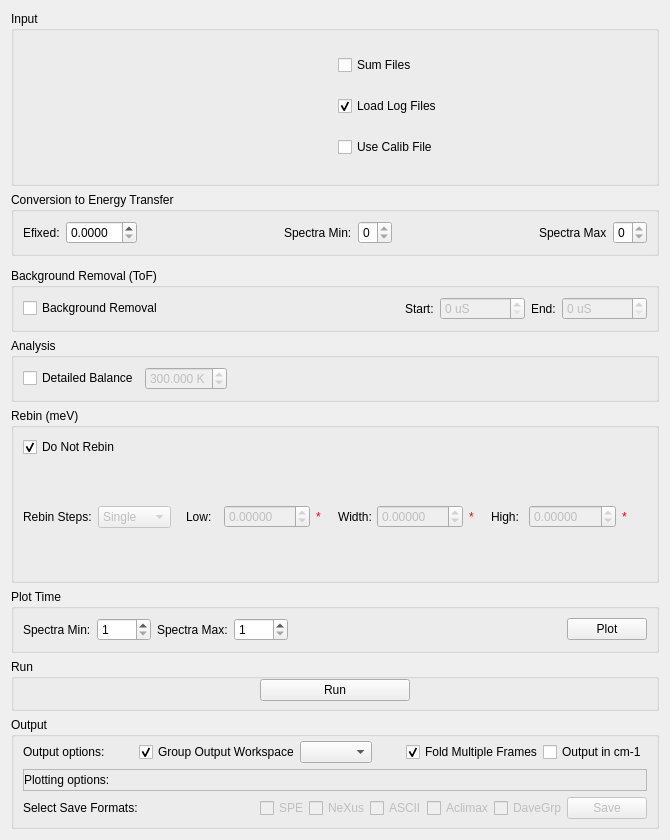
<?xml version="1.0" encoding="UTF-8"?>
<ui version="4.0">
 <class>ISISEnergyTransfer</class>
 <widget class="QWidget" name="ISISEnergyTransfer">
  <property name="geometry">
   <rect>
    <x>0</x>
    <y>0</y>
    <width>670</width>
    <height>840</height>
   </rect>
  </property>
  <property name="minimumSize">
   <size>
    <width>500</width>
    <height>0</height>
   </size>
  </property>
  <property name="windowTitle">
   <string>Form</string>
  </property>
  <layout class="QVBoxLayout" name="verticalLayout_2">
   <item>
    <widget class="QGroupBox" name="gbInput">
     <property name="title">
      <string>Input</string>
     </property>
     <layout class="QGridLayout" name="gridLayout">
      <item row="0" column="0">
       <widget class="MantidQt::API::FileFinderWidget" name="dsRunFiles" native="true">
        <property name="sizePolicy">
         <sizepolicy hsizetype="Preferred" vsizetype="Fixed">
          <horstretch>0</horstretch>
          <verstretch>41</verstretch>
         </sizepolicy>
        </property>
        <property name="label" stdset="0">
         <string>Input Runs</string>
        </property>
        <property name="multipleFiles" stdset="0">
         <bool>true</bool>
        </property>
       </widget>
      </item>
      <item row="1" column="1">
       <widget class="QCheckBox" name="ckLoadLogFiles">
        <property name="toolTip">
         <string>Load log files</string>
        </property>
        <property name="text">
         <string>Load Log Files</string>
        </property>
        <property name="checked">
         <bool>true</bool>
        </property>
       </widget>
      </item>
      <item row="2" column="0">
       <widget class="MantidQt::MantidWidgets::DataSelector" name="dsCalibrationFile" native="true">
        <property name="enabled">
         <bool>false</bool>
        </property>
        <property name="sizePolicy">
         <sizepolicy hsizetype="Minimum" vsizetype="Fixed">
          <horstretch>0</horstretch>
          <verstretch>0</verstretch>
         </sizepolicy>
        </property>
        <property name="autoLoad" stdset="0">
         <bool>true</bool>
        </property>
        <property name="showLoad" stdset="0">
         <bool>false</bool>
        </property>
        <property name="workspaceSuffixes" stdset="0">
         <string>_calib</string>
        </property>
        <property name="fileBrowserSuffixes" stdset="0">
         <string>_calib.nxs</string>
        </property>
       </widget>
      </item>
      <item row="0" column="1">
       <widget class="QCheckBox" name="ckSumFiles">
        <property name="toolTip">
         <string>Sum multiple files together.</string>
        </property>
        <property name="text">
         <string>Sum Files</string>
        </property>
       </widget>
      </item>
      <item row="2" column="1">
       <widget class="QCheckBox" name="ckUseCalib">
        <property name="toolTip">
         <string>Use calibration file to adjust for detector efficiency.</string>
        </property>
        <property name="text">
         <string>Use Calib File</string>
        </property>
       </widget>
      </item>
     </layout>
    </widget>
   </item>
   <item>
    <widget class="QGroupBox" name="gbC2E">
     <property name="title">
      <string>Conversion to Energy Transfer</string>
     </property>
     <layout class="QHBoxLayout" name="horizontalLayout">
      <item>
       <widget class="QLabel" name="lbEfixed">
        <property name="text">
         <string>Efixed:</string>
        </property>
       </widget>
      </item>
      <item>
       <widget class="QDoubleSpinBox" name="spEfixed">
        <property name="decimals">
         <number>4</number>
        </property>
        <property name="singleStep">
         <double>0.100000000000000</double>
        </property>
       </widget>
      </item>
      <item>
       <spacer name="horizontalSpacer_1">
        <property name="orientation">
         <enum>Qt::Horizontal</enum>
        </property>
        <property name="sizeHint" stdset="0">
         <size>
          <width>40</width>
          <height>20</height>
         </size>
        </property>
       </spacer>
      </item>
      <item>
       <widget class="QLabel" name="lbSpectraMin">
        <property name="text">
         <string>Spectra Min:</string>
        </property>
       </widget>
      </item>
      <item>
       <widget class="QSpinBox" name="spSpectraMin">
        <property name="maximum">
         <number>0</number>
        </property>
       </widget>
      </item>
      <item>
       <spacer name="horizontalSpacer_2">
        <property name="orientation">
         <enum>Qt::Horizontal</enum>
        </property>
        <property name="sizeHint" stdset="0">
         <size>
          <width>40</width>
          <height>20</height>
         </size>
        </property>
       </spacer>
      </item>
      <item>
       <widget class="QLabel" name="lbSpectraMax">
        <property name="text">
         <string>Spectra Max</string>
        </property>
       </widget>
      </item>
      <item>
       <widget class="QSpinBox" name="spSpectraMax">
        <property name="maximum">
         <number>0</number>
        </property>
       </widget>
      </item>
     </layout>
    </widget>
   </item>
   <item>
    <widget class="QFrame" name="fDetectorGrouping">
     <property name="frameShape">
      <enum>QFrame::StyledPanel</enum>
     </property>
     <property name="frameShadow">
      <enum>QFrame::Raised</enum>
     </property>
    </widget>
   </item>
   <item>
    <widget class="QGroupBox" name="gbBackgroundRemoval">
     <property name="title">
      <string>Background Removal (ToF)</string>
     </property>
     <layout class="QHBoxLayout" name="horizontalLayout_3">
      <item>
       <widget class="QCheckBox" name="ckBackgroundRemoval">
        <property name="text">
         <string>Background Removal</string>
        </property>
       </widget>
      </item>
      <item>
       <spacer name="horizontalSpacer">
        <property name="orientation">
         <enum>Qt::Horizontal</enum>
        </property>
        <property name="sizeHint" stdset="0">
         <size>
          <width>40</width>
          <height>20</height>
         </size>
        </property>
       </spacer>
      </item>
      <item>
       <widget class="QLabel" name="lbBackgroundStart">
        <property name="text">
         <string>Start:</string>
        </property>
       </widget>
      </item>
      <item>
       <widget class="QSpinBox" name="spBackgroundStart">
        <property name="enabled">
         <bool>false</bool>
        </property>
        <property name="suffix">
         <string> uS</string>
        </property>
        <property name="maximum">
         <number>999999</number>
        </property>
       </widget>
      </item>
      <item>
       <widget class="QLabel" name="lbBackgroundEnd">
        <property name="text">
         <string>End:</string>
        </property>
       </widget>
      </item>
      <item>
       <widget class="QSpinBox" name="spBackgroundEnd">
        <property name="enabled">
         <bool>false</bool>
        </property>
        <property name="suffix">
         <string> uS</string>
        </property>
        <property name="maximum">
         <number>999999</number>
        </property>
       </widget>
      </item>
     </layout>
    </widget>
   </item>
   <item>
    <widget class="QGroupBox" name="gbAnalysis">
     <property name="title">
      <string>Analysis</string>
     </property>
     <layout class="QGridLayout" name="gridLayout_3">
      <property name="sizeConstraint">
       <enum>QLayout::SetDefaultConstraint</enum>
      </property>
      <item row="0" column="2">
       <spacer name="horizontalSpacer_0">
        <property name="orientation">
         <enum>Qt::Horizontal</enum>
        </property>
        <property name="sizeHint" stdset="0">
         <size>
          <width>40</width>
          <height>20</height>
         </size>
        </property>
       </spacer>
      </item>
      <item row="0" column="1">
       <widget class="QDoubleSpinBox" name="spDetailedBalance">
        <property name="enabled">
         <bool>false</bool>
        </property>
        <property name="suffix">
         <string> K</string>
        </property>
        <property name="decimals">
         <number>3</number>
        </property>
        <property name="maximum">
         <double>999.990000000000009</double>
        </property>
        <property name="singleStep">
         <double>10.000000000000000</double>
        </property>
        <property name="value">
         <double>300.000000000000000</double>
        </property>
       </widget>
      </item>
      <item row="0" column="0">
       <widget class="QCheckBox" name="ckDetailedBalance">
        <property name="text">
         <string>Detailed Balance</string>
        </property>
       </widget>
      </item>
     </layout>
    </widget>
   </item>
   <item>
    <widget class="QGroupBox" name="gbRebin">
     <property name="title">
      <string>Rebin (meV)</string>
     </property>
     <layout class="QVBoxLayout" name="verticalLayout_14">
      <item>
       <layout class="QHBoxLayout" name="loRebin">
        <property name="spacing">
         <number>0</number>
        </property>
        <item>
         <widget class="QCheckBox" name="ckDoNotRebin">
          <property name="toolTip">
           <string>Do not perform rebinning step on this data.</string>
          </property>
          <property name="text">
           <string>Do Not Rebin</string>
          </property>
          <property name="checked">
           <bool>true</bool>
          </property>
         </widget>
        </item>
        <item>
         <spacer name="horizontalSpacer_6">
          <property name="orientation">
           <enum>Qt::Horizontal</enum>
          </property>
          <property name="sizeHint" stdset="0">
           <size>
            <width>40</width>
            <height>20</height>
           </size>
          </property>
         </spacer>
        </item>
       </layout>
      </item>
      <item>
       <layout class="QHBoxLayout" name="loRebinOptions">
        <item>
         <widget class="QLabel" name="lbRebinSteps">
          <property name="text">
           <string>Rebin Steps:</string>
          </property>
         </widget>
        </item>
        <item>
         <widget class="QComboBox" name="cbRebinType">
          <property name="enabled">
           <bool>false</bool>
          </property>
          <property name="sizePolicy">
           <sizepolicy hsizetype="MinimumExpanding" vsizetype="Fixed">
            <horstretch>0</horstretch>
            <verstretch>0</verstretch>
           </sizepolicy>
          </property>
          <item>
           <property name="text">
            <string>Single</string>
           </property>
          </item>
          <item>
           <property name="text">
            <string>Multiple</string>
           </property>
          </item>
         </widget>
        </item>
        <item>
         <widget class="QStackedWidget" name="swRebin">
          <property name="currentIndex">
           <number>0</number>
          </property>
          <widget class="QWidget" name="pgSingleRebin">
           <layout class="QHBoxLayout" name="horizontalLayout_5">
            <item>
             <layout class="QVBoxLayout" name="verticalLayout">
              <item>
               <spacer name="horizontalSpacer_7">
                <property name="orientation">
                 <enum>Qt::Horizontal</enum>
                </property>
                <property name="sizeHint" stdset="0">
                 <size>
                  <width>568</width>
                  <height>20</height>
                 </size>
                </property>
               </spacer>
              </item>
              <item>
               <layout class="QHBoxLayout" name="horizontalLayout_4">
                <item>
                 <widget class="QLabel" name="lbRebinLow">
                  <property name="minimumSize">
                   <size>
                    <width>32</width>
                    <height>16</height>
                   </size>
                  </property>
                  <property name="text">
                   <string>Low:</string>
                  </property>
                 </widget>
                </item>
                <item>
                 <widget class="QDoubleSpinBox" name="spRebinLow">
                  <property name="enabled">
                   <bool>false</bool>
                  </property>
                  <property name="minimumSize">
                   <size>
                    <width>50</width>
                    <height>0</height>
                   </size>
                  </property>
                  <property name="decimals">
                   <number>5</number>
                  </property>
                  <property name="minimum">
                   <double>-999.990000000000009</double>
                  </property>
                  <property name="maximum">
                   <double>999.990000000000009</double>
                  </property>
                  <property name="singleStep">
                   <double>0.100000000000000</double>
                  </property>
                 </widget>
                </item>
                <item>
                 <widget class="QLabel" name="valRebinLow">
                  <property name="sizePolicy">
                   <sizepolicy hsizetype="MinimumExpanding" vsizetype="Preferred">
                    <horstretch>0</horstretch>
                    <verstretch>0</verstretch>
                   </sizepolicy>
                  </property>
                  <property name="minimumSize">
                   <size>
                    <width>16</width>
                    <height>0</height>
                   </size>
                  </property>
                  <property name="styleSheet">
                   <string notr="true">color: rgb(255, 0, 4)</string>
                  </property>
                  <property name="text">
                   <string>*</string>
                  </property>
                 </widget>
                </item>
                <item>
                 <widget class="QLabel" name="lbRebinWidth">
                  <property name="minimumSize">
                   <size>
                    <width>32</width>
                    <height>16</height>
                   </size>
                  </property>
                  <property name="text">
                   <string>Width:</string>
                  </property>
                 </widget>
                </item>
                <item>
                 <widget class="QDoubleSpinBox" name="spRebinWidth">
                  <property name="enabled">
                   <bool>false</bool>
                  </property>
                  <property name="minimumSize">
                   <size>
                    <width>50</width>
                    <height>0</height>
                   </size>
                  </property>
                  <property name="decimals">
                   <number>5</number>
                  </property>
                  <property name="minimum">
                   <double>-999.990000000000009</double>
                  </property>
                  <property name="maximum">
                   <double>999.990000000000009</double>
                  </property>
                  <property name="singleStep">
                   <double>0.010000000000000</double>
                  </property>
                 </widget>
                </item>
                <item>
                 <widget class="QLabel" name="valRebinWidth">
                  <property name="sizePolicy">
                   <sizepolicy hsizetype="MinimumExpanding" vsizetype="Preferred">
                    <horstretch>0</horstretch>
                    <verstretch>0</verstretch>
                   </sizepolicy>
                  </property>
                  <property name="minimumSize">
                   <size>
                    <width>16</width>
                    <height>0</height>
                   </size>
                  </property>
                  <property name="styleSheet">
                   <string notr="true">color: rgb(255, 0, 4)</string>
                  </property>
                  <property name="text">
                   <string>*</string>
                  </property>
                 </widget>
                </item>
                <item>
                 <widget class="QLabel" name="lbRebinHigh">
                  <property name="minimumSize">
                   <size>
                    <width>32</width>
                    <height>16</height>
                   </size>
                  </property>
                  <property name="text">
                   <string>High:</string>
                  </property>
                 </widget>
                </item>
                <item>
                 <widget class="QDoubleSpinBox" name="spRebinHigh">
                  <property name="enabled">
                   <bool>false</bool>
                  </property>
                  <property name="minimumSize">
                   <size>
                    <width>50</width>
                    <height>0</height>
                   </size>
                  </property>
                  <property name="decimals">
                   <number>5</number>
                  </property>
                  <property name="minimum">
                   <double>-999.990000000000009</double>
                  </property>
                  <property name="maximum">
                   <double>999.990000000000009</double>
                  </property>
                  <property name="singleStep">
                   <double>0.100000000000000</double>
                  </property>
                 </widget>
                </item>
                <item>
                 <widget class="QLabel" name="valRebinHigh">
                  <property name="sizePolicy">
                   <sizepolicy hsizetype="MinimumExpanding" vsizetype="Preferred">
                    <horstretch>0</horstretch>
                    <verstretch>0</verstretch>
                   </sizepolicy>
                  </property>
                  <property name="minimumSize">
                   <size>
                    <width>16</width>
                    <height>0</height>
                   </size>
                  </property>
                  <property name="styleSheet">
                   <string notr="true">color: rgb(255, 0, 4)</string>
                  </property>
                  <property name="text">
                   <string>*</string>
                  </property>
                 </widget>
                </item>
               </layout>
              </item>
              <item>
               <spacer name="horizontalSpacer_5">
                <property name="orientation">
                 <enum>Qt::Horizontal</enum>
                </property>
                <property name="sizeHint" stdset="0">
                 <size>
                  <width>628</width>
                  <height>20</height>
                 </size>
                </property>
               </spacer>
              </item>
             </layout>
            </item>
           </layout>
          </widget>
          <widget class="QWidget" name="pgMultipleRebin">
           <layout class="QHBoxLayout" name="horizontalLayout_2">
            <item>
             <widget class="QLabel" name="lbRebinString">
              <property name="text">
               <string>Rebin String:</string>
              </property>
             </widget>
            </item>
            <item>
             <widget class="QLineEdit" name="leRebinString">
              <property name="enabled">
               <bool>false</bool>
              </property>
             </widget>
            </item>
            <item>
             <widget class="QLabel" name="valRebinString">
              <property name="styleSheet">
               <string notr="true">color: rgb(255, 0, 4)</string>
              </property>
              <property name="text">
               <string>*</string>
              </property>
             </widget>
            </item>
           </layout>
          </widget>
         </widget>
        </item>
       </layout>
      </item>
     </layout>
    </widget>
   </item>
   <item>
    <widget class="QGroupBox" name="gbPlotTime">
     <property name="title">
      <string>Plot Time</string>
     </property>
     <layout class="QHBoxLayout" name="horizontalLayout_6">
      <item>
       <widget class="QLabel" name="lbPlotTimeSpecMin">
        <property name="text">
         <string>Spectra Min:</string>
        </property>
       </widget>
      </item>
      <item>
       <widget class="QSpinBox" name="spPlotTimeSpecMin">
        <property name="minimum">
         <number>1</number>
        </property>
        <property name="maximum">
         <number>1200</number>
        </property>
       </widget>
      </item>
      <item>
       <widget class="QLabel" name="lbPlotTimeSpecMax">
        <property name="text">
         <string>Spectra Max:</string>
        </property>
       </widget>
      </item>
      <item>
       <widget class="QSpinBox" name="spPlotTimeSpecMax">
        <property name="minimum">
         <number>1</number>
        </property>
        <property name="maximum">
         <number>1200</number>
        </property>
       </widget>
      </item>
      <item>
       <spacer name="space_plotTime">
        <property name="orientation">
         <enum>Qt::Horizontal</enum>
        </property>
        <property name="sizeHint" stdset="0">
         <size>
          <width>40</width>
          <height>20</height>
         </size>
        </property>
       </spacer>
      </item>
      <item>
       <widget class="QPushButton" name="pbPlotTime">
        <property name="toolTip">
         <string>Plot raw time values.</string>
        </property>
        <property name="text">
         <string>Plot</string>
        </property>
       </widget>
      </item>
     </layout>
    </widget>
   </item>
   <item>
    <widget class="QGroupBox" name="gbRun">
     <property name="title">
      <string>Run</string>
     </property>
     <layout class="QHBoxLayout" name="horizontalLayout_7">
      <property name="topMargin">
       <number>0</number>
      </property>
      <property name="bottomMargin">
       <number>7</number>
      </property>
      <item>
       <spacer name="horizontalSpacer_4">
        <property name="orientation">
         <enum>Qt::Horizontal</enum>
        </property>
        <property name="sizeHint" stdset="0">
         <size>
          <width>40</width>
          <height>20</height>
         </size>
        </property>
       </spacer>
      </item>
      <item>
       <widget class="QPushButton" name="pbRun">
        <property name="minimumSize">
         <size>
          <width>150</width>
          <height>0</height>
         </size>
        </property>
        <property name="maximumSize">
         <size>
          <width>180</width>
          <height>16777215</height>
         </size>
        </property>
        <property name="text">
         <string>Run</string>
        </property>
       </widget>
      </item>
      <item>
       <spacer name="horizontalSpacer_10">
        <property name="orientation">
         <enum>Qt::Horizontal</enum>
        </property>
        <property name="sizeHint" stdset="0">
         <size>
          <width>40</width>
          <height>20</height>
         </size>
        </property>
       </spacer>
      </item>
     </layout>
    </widget>
   </item>
   <item>
    <widget class="QGroupBox" name="gbOutput">
     <property name="title">
      <string>Output</string>
     </property>
     <layout class="QGridLayout" name="gridLayout_8">
      <property name="topMargin">
       <number>4</number>
      </property>
      <property name="bottomMargin">
       <number>7</number>
      </property>
      <property name="horizontalSpacing">
       <number>4</number>
      </property>
      <item row="4" column="0">
       <layout class="QHBoxLayout" name="loSaveFormats">
        <item>
         <widget class="QLabel" name="lbSaveFormats">
          <property name="text">
           <string>Select Save Formats:</string>
          </property>
         </widget>
        </item>
        <item>
         <spacer name="horizontalSpacer_9">
          <property name="orientation">
           <enum>Qt::Horizontal</enum>
          </property>
          <property name="sizeHint" stdset="0">
           <size>
            <width>40</width>
            <height>20</height>
           </size>
          </property>
         </spacer>
        </item>
        <item>
         <widget class="QCheckBox" name="ckSaveSPE">
          <property name="enabled">
           <bool>false</bool>
          </property>
          <property name="toolTip">
           <string>Save file in SPE format.</string>
          </property>
          <property name="text">
           <string>SPE</string>
          </property>
          <property name="checked">
           <bool>false</bool>
          </property>
         </widget>
        </item>
        <item>
         <widget class="QCheckBox" name="ckSaveNexus">
          <property name="enabled">
           <bool>false</bool>
          </property>
          <property name="toolTip">
           <string>Save file in Nexus format.</string>
          </property>
          <property name="text">
           <string>NeXus</string>
          </property>
         </widget>
        </item>
        <item>
         <widget class="QCheckBox" name="ckSaveASCII">
          <property name="enabled">
           <bool>false</bool>
          </property>
          <property name="text">
           <string>ASCII</string>
          </property>
         </widget>
        </item>
        <item>
         <widget class="QCheckBox" name="ckSaveAclimax">
          <property name="enabled">
           <bool>false</bool>
          </property>
          <property name="text">
           <string>Aclimax</string>
          </property>
         </widget>
        </item>
        <item>
         <widget class="QCheckBox" name="ckSaveDaveGrp">
          <property name="enabled">
           <bool>false</bool>
          </property>
          <property name="text">
           <string>DaveGrp</string>
          </property>
         </widget>
        </item>
        <item>
         <widget class="QPushButton" name="pbSave">
          <property name="enabled">
           <bool>false</bool>
          </property>
          <property name="toolTip">
           <string>Save workspaces in selected formats</string>
          </property>
          <property name="text">
           <string>Save</string>
          </property>
         </widget>
        </item>
       </layout>
      </item>
      <item row="0" column="0">
       <layout class="QHBoxLayout" name="loOutputOptions">
        <item>
         <widget class="QLabel" name="label_2">
          <property name="text">
           <string>Output options:</string>
          </property>
         </widget>
        </item>
        <item>
         <spacer name="horizontalSpacer_12">
          <property name="orientation">
           <enum>Qt::Horizontal</enum>
          </property>
          <property name="sizeHint" stdset="0">
           <size>
            <width>40</width>
            <height>20</height>
           </size>
          </property>
         </spacer>
        </item>
        <item>
         <widget class="QCheckBox" name="ckGroupOutput">
          <property name="visible">
           <bool>false</bool>
          </property>
          <property name="text">
           <string>Group Output Workspace</string>
          </property>
          <property name="checked">
           <bool>true</bool>
          </property>
         </widget>
        </item>
        <item>
         <widget class="QComboBox" name="cbGroupOutput">
          <property name="editable">
           <bool>false</bool>
          </property>
          <property name="currentText">
           <string/>
          </property>
          <property name="sizeAdjustPolicy">
           <enum>QComboBox::AdjustToContents</enum>
          </property>
         </widget>
        </item>
        <item>
         <spacer name="horizontalSpacer_3">
          <property name="orientation">
           <enum>Qt::Horizontal</enum>
          </property>
          <property name="sizeHint" stdset="0">
           <size>
            <width>40</width>
            <height>20</height>
           </size>
          </property>
         </spacer>
        </item>
        <item>
         <widget class="QCheckBox" name="ckFold">
          <property name="enabled">
           <bool>true</bool>
          </property>
          <property name="toolTip">
           <string>&lt;html&gt;&lt;head/&gt;&lt;body&gt;&lt;p&gt;If checked, multiple-framed data will be folded back into a single spectrum.&lt;br/&gt;Otherwise data is left as is and multiple frames are named giving the frame number at the end of the workspace name.&lt;/p&gt;&lt;/body&gt;&lt;/html&gt;</string>
          </property>
          <property name="text">
           <string>Fold Multiple Frames</string>
          </property>
          <property name="checked">
           <bool>true</bool>
          </property>
         </widget>
        </item>
        <item>
         <widget class="QCheckBox" name="ckCm1Units">
          <property name="toolTip">
           <string>Change the units of the results workspace to cm-1</string>
          </property>
          <property name="text">
           <string>Output in cm-1</string>
          </property>
         </widget>
        </item>
       </layout>
      </item>
      <item row="1" column="0">
       <widget class="QFrame" name="fPlottingOptions">
        <property name="frameShape">
         <enum>QFrame::StyledPanel</enum>
        </property>
        <property name="frameShadow">
         <enum>QFrame::Raised</enum>
        </property>
        <layout class="QHBoxLayout" name="horizontalLayout_9">
         <property name="leftMargin">
          <number>0</number>
         </property>
         <property name="topMargin">
          <number>0</number>
         </property>
         <property name="rightMargin">
          <number>0</number>
         </property>
         <property name="bottomMargin">
          <number>0</number>
         </property>
         <item>
          <widget class="QLabel" name="label">
           <property name="text">
            <string>Plotting options:</string>
           </property>
          </widget>
         </item>
         <item>
          <spacer name="horizontalSpacer_11">
           <property name="orientation">
            <enum>Qt::Horizontal</enum>
           </property>
           <property name="sizeHint" stdset="0">
            <size>
             <width>40</width>
             <height>20</height>
            </size>
           </property>
          </spacer>
         </item>
         <item>
          <widget class="MantidQt::CustomInterfaces::OutputPlotOptionsView" name="ipoPlotOptions" native="true"/>
         </item>
        </layout>
       </widget>
      </item>
     </layout>
    </widget>
   </item>
  </layout>
 </widget>
 <customwidgets>
  <customwidget>
   <class>MantidQt::CustomInterfaces::OutputPlotOptionsView</class>
   <extends>QWidget</extends>
   <header>Common/OutputPlotOptionsView.h</header>
   <container>1</container>
  </customwidget>
  <customwidget>
   <class>MantidQt::API::FileFinderWidget</class>
   <extends>QWidget</extends>
   <header>MantidQtWidgets/Common/FileFinderWidget.h</header>
   <container>1</container>
  </customwidget>
  <customwidget>
   <class>MantidQt::MantidWidgets::DataSelector</class>
   <extends>QWidget</extends>
   <header>MantidQtWidgets/Common/DataSelector.h</header>
  </customwidget>
 </customwidgets>
 <tabstops>
  <tabstop>ckSumFiles</tabstop>
  <tabstop>ckLoadLogFiles</tabstop>
  <tabstop>ckUseCalib</tabstop>
  <tabstop>spEfixed</tabstop>
  <tabstop>spSpectraMin</tabstop>
  <tabstop>spSpectraMax</tabstop>
  <tabstop>ckBackgroundRemoval</tabstop>
  <tabstop>spBackgroundStart</tabstop>
  <tabstop>spBackgroundEnd</tabstop>
  <tabstop>ckDetailedBalance</tabstop>
  <tabstop>spDetailedBalance</tabstop>
  <tabstop>ckDoNotRebin</tabstop>
  <tabstop>spRebinLow</tabstop>
  <tabstop>spRebinWidth</tabstop>
  <tabstop>spRebinHigh</tabstop>
  <tabstop>leRebinString</tabstop>
  <tabstop>spPlotTimeSpecMin</tabstop>
  <tabstop>spPlotTimeSpecMax</tabstop>
  <tabstop>pbPlotTime</tabstop>
  <tabstop>ckFold</tabstop>
  <tabstop>ckCm1Units</tabstop>
  <tabstop>ckSaveSPE</tabstop>
  <tabstop>ckSaveNexus</tabstop>
  <tabstop>ckSaveASCII</tabstop>
  <tabstop>ckSaveAclimax</tabstop>
 </tabstops>
 <resources/>
 <connections>
  <connection>
   <sender>ckDoNotRebin</sender>
   <signal>toggled(bool)</signal>
   <receiver>cbRebinType</receiver>
   <slot>setDisabled(bool)</slot>
   <hints>
    <hint type="sourcelabel">
     <x>69</x>
     <y>362</y>
    </hint>
    <hint type="destinationlabel">
     <x>138</x>
     <y>397</y>
    </hint>
   </hints>
  </connection>
  <connection>
   <sender>ckDoNotRebin</sender>
   <signal>toggled(bool)</signal>
   <receiver>leRebinString</receiver>
   <slot>setDisabled(bool)</slot>
   <hints>
    <hint type="sourcelabel">
     <x>46</x>
     <y>362</y>
    </hint>
    <hint type="destinationlabel">
     <x>413</x>
     <y>397</y>
    </hint>
   </hints>
  </connection>
  <connection>
   <sender>cbRebinType</sender>
   <signal>currentIndexChanged(int)</signal>
   <receiver>swRebin</receiver>
   <slot>setCurrentIndex(int)</slot>
   <hints>
    <hint type="sourcelabel">
     <x>138</x>
     <y>397</y>
    </hint>
    <hint type="destinationlabel">
     <x>376</x>
     <y>397</y>
    </hint>
   </hints>
  </connection>
  <connection>
   <sender>ckDetailedBalance</sender>
   <signal>toggled(bool)</signal>
   <receiver>spDetailedBalance</receiver>
   <slot>setEnabled(bool)</slot>
   <hints>
    <hint type="sourcelabel">
     <x>84</x>
     <y>244</y>
    </hint>
    <hint type="destinationlabel">
     <x>193</x>
     <y>245</y>
    </hint>
   </hints>
  </connection>
  <connection>
   <sender>ckDoNotRebin</sender>
   <signal>toggled(bool)</signal>
   <receiver>spRebinLow</receiver>
   <slot>setDisabled(bool)</slot>
   <hints>
    <hint type="sourcelabel">
     <x>46</x>
     <y>371</y>
    </hint>
    <hint type="destinationlabel">
     <x>256</x>
     <y>406</y>
    </hint>
   </hints>
  </connection>
  <connection>
   <sender>ckDoNotRebin</sender>
   <signal>toggled(bool)</signal>
   <receiver>spRebinWidth</receiver>
   <slot>setDisabled(bool)</slot>
   <hints>
    <hint type="sourcelabel">
     <x>46</x>
     <y>371</y>
    </hint>
    <hint type="destinationlabel">
     <x>392</x>
     <y>406</y>
    </hint>
   </hints>
  </connection>
  <connection>
   <sender>ckDoNotRebin</sender>
   <signal>toggled(bool)</signal>
   <receiver>spRebinHigh</receiver>
   <slot>setDisabled(bool)</slot>
   <hints>
    <hint type="sourcelabel">
     <x>46</x>
     <y>371</y>
    </hint>
    <hint type="destinationlabel">
     <x>527</x>
     <y>405</y>
    </hint>
   </hints>
  </connection>
  <connection>
   <sender>ckBackgroundRemoval</sender>
   <signal>toggled(bool)</signal>
   <receiver>spBackgroundStart</receiver>
   <slot>setEnabled(bool)</slot>
   <hints>
    <hint type="sourcelabel">
     <x>96</x>
     <y>237</y>
    </hint>
    <hint type="destinationlabel">
     <x>476</x>
     <y>238</y>
    </hint>
   </hints>
  </connection>
  <connection>
   <sender>ckBackgroundRemoval</sender>
   <signal>toggled(bool)</signal>
   <receiver>spBackgroundEnd</receiver>
   <slot>setEnabled(bool)</slot>
   <hints>
    <hint type="sourcelabel">
     <x>96</x>
     <y>237</y>
    </hint>
    <hint type="destinationlabel">
     <x>554</x>
     <y>238</y>
    </hint>
   </hints>
  </connection>
  <connection>
   <sender>ckUseCalib</sender>
   <signal>toggled(bool)</signal>
   <receiver>dsCalibrationFile</receiver>
   <slot>setEnabled(bool)</slot>
   <hints>
    <hint type="sourcelabel">
     <x>454</x>
     <y>86</y>
    </hint>
    <hint type="destinationlabel">
     <x>162</x>
     <y>86</y>
    </hint>
   </hints>
  </connection>
 </connections>
</ui>
